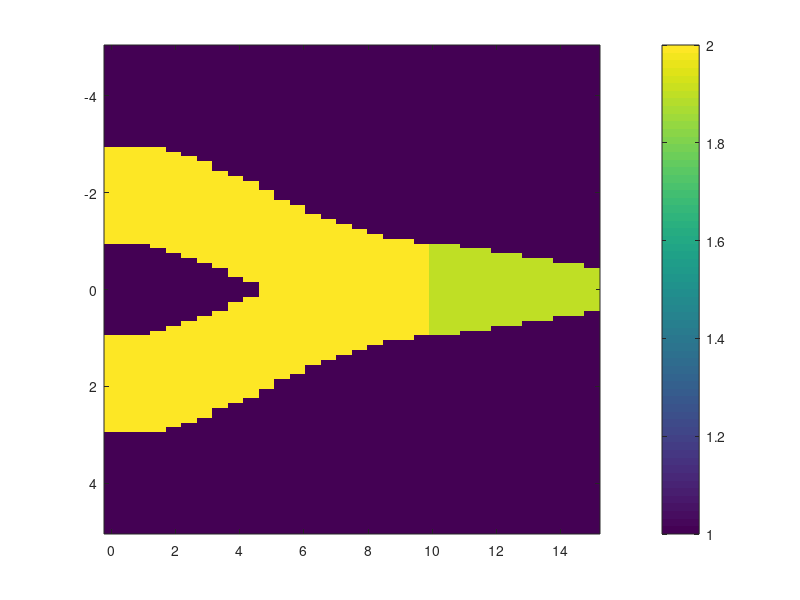

Source code (MATLAB):
function [ ns , zAxisVector , zVarFlags , zxLines , sx ] = ...
    BPMFD2D_PreProcLayout( Struct_Layout , x , PML_params )

% Calculates various Structure_Layout (SL) parameters to be used in a 
% Finite Difference (FD) Beam Propagation Method (BPM). Check DoProp
% function for more details.
%
% === Inputs ===
%  - Struct_Layout : NM-by-? CELL array that describes the structure
%      (refer to DoProp routine help for more details)
%  - x : 1-by-Nx vector with the FD discretization of the x-axis. This must
%      be in the format returned by MATLAB's linspace() routine
%  - PML_params : 1-by-4 array with the Thickness [up,low] & absorption
%      Strength [up,low] of the Perfectly Matched Layers used to truncate
%      the compuatational window on the two sides of the x-axis.
% 
% === Outputs ===
%  - ns : Nx-by-Nz 2D array, with the (complex) refr.indices of the SL
%  - zAxisVector : 1-by-Nz FD discretization of the z-axis (longitudinal)
%  - zVarFlags : 1-by-zMod [boolean] determines if a zModule is "straight"
%  - zxLines : Set of curves in zx-plane defining the sidewalls of WGs
%  - sx : Nx-by-Nz 2D array, with the PML tensors
%
% Alexandros Pitilakis / Thessaloniki, Greece
%  2010 Sep : Original version
%  2015 Nov : Revised version

% Test inputs
if nargin == 0
    
    % Sample Y-combiner
    XBR1 = [ -2 0 2 2   0  2 ];
    XBR2 = [  2 0 2 2   0  2 ];
    XBRX = [  0 0 2 1 -0.1 2 ];
    Struct_Layout(1,:) = { [1 2] , 10 , 20 , XBR1 , XBR2 };
    Struct_Layout(2,:) = { [1 2] ,  5 , 11 , XBRX , []  };
    x = linspace( -5 , +5 , 101 );    
    
    PML_params = [ 1*[1 1] , 1*[1 1] ]; % Thickess [up,low], Str [up,low]
    
end

%Even for Imaginary Distance BPM, these should be turned real!
for kkm = 1 : size( Struct_Layout , 1 )
    Struct_Layout{kkm,2} = abs( Struct_Layout{kkm,2} );
end

%For easier access
SL = Struct_Layout;

% ========================================================================
% "Easy-to-Get" outputs, directly from SL
% ========================================================================

%Total Steps
StepsTotal = sum( cell2mat(SL(:,3)) );

%Total z-Distance
LzTotal = sum( cell2mat(SL(:,2)) );

%Number of z-Modules
NzMs = size( SL , 1 );

%Grid-Size in the lateral (cross-sectional) dimension
Nx = length( x );

% ========================================================================
% Scan z-Modules, for the module-dependent variables
% ========================================================================

%Init module-dependent output vects
zAxisVector = 0;
zVarFlags = NaN * ones(1,NzMs);
ns = NaN * zeros( Nx , StepsTotal+1 ); 
zxLines = cell( NzMs , size(SL,2) - 3 ); % [N-Modules by (max)-N-Branches 

% Scan Modules
for kkm = 1 : NzMs

    %Primary Information for zx-Layout from SL array
    NBs = size(SL,2) - 3; %(max) Number of x-branches (1=single,2=coupler etc)
    for kkb = NBs : -1 : 1 %Reduce NBs for this module, appropriately
        if isempty( SL{kkm,kkb+3} ), NBs = NBs-1 ; end
    end
    Lz  = SL{kkm,2}; %z-Length in [um]
    Nzs = SL{kkm,3}; %Number of z-steps
    
    %Get the info of the total zAxisVector
    zStart = sum( cell2mat( Struct_Layout(1:kkm-1,2) ) );
    zAxisVector = [ zAxisVector , zStart + (1:Nzs)/Nzs*Lz ];
    
    %z-Varying check:
    for kkb = 1 : NBs %Scan x-Branches
        %Check if collumns 1=2 (x-centers) and 3=4 (x-widthts)
        Bi = SL{kkm,3+kkb};
        if abs(Bi(1)-Bi(2))>1e-10 || abs(Bi(3)-Bi(4))>1e-10
            zVarFlags( kkm ) = 1; break
        end
        zVarFlags( kkm ) = 0;
    end; clear Bi;
    
    %Init RefrIndx array for this module:
    n_sub = SL{kkm,1}(1);
    n_gui = SL{kkm,1}(2);
    nMs = ones( Nx , Nzs ) * n_sub;
        
    % ========================================================================
    % Scan x-Branches to fill the RefrIndx array
    % ========================================================================
    for kkb = 1 : NBs
        
        %Get zx-Layout info for this x-branch
        Bi = SL{kkm,3+kkb};

        %Get I/O x-centers and x-widths for this {Branch,Layer}
        xi = Bi(1); xo = Bi(2); wi = Bi(3); wo = Bi(4);
        
        %Apply possible Index-Shift in this Module/Branch
        n_gui_this_xBr = n_gui + Bi(5); 

        %Sample kkk (intra-module step-counter)
        kkk = 1 : Nzs;
        
        %Calculate Tapering (Linear):
        wkkk = wi + (wo-wi)*kkk/Nzs;

        %Calculate x-centers and x-widths
        Dx = (xo-xi);
        switch Bi(6) % Bend-Type
            case 1 %Straight
                xc = xi + Dx*kkk/Nzs;
                xw = wkkk / cos(atan(Dx/Lz));
            case 2 %S-Bend
                zn = ( kkk/Nzs*Lz - Lz/2 ) * pi / Lz;
                xc = xi + Dx/2 + Dx/2*sin(zn);
                xw = wkkk ./ cos(atan(Dx/Lz*pi/2*cos(zn)));
            otherwise
                error( ' ## BPMFD2D_PreProLayout: Incorrect BendType!' );
        end
    
        %Calculate Up/Down Wall-Arrays for this z-Module
        DoWA = ones( Nx , 1 ) * ( xc(:)' - xw(:)'/2 );
        UpWA = ones( Nx , 1 ) * ( xc(:)' + xw(:)'/2 );
        
        %Set indices in the RefrIndx array of this module
        xxs = x(:) * ones( 1 , Nzs );
        iis = UpWA > xxs & DoWA < xxs ;
        nMs( iis ) = n_gui_this_xBr ;
        
        %Fill the zxLines cell-array:
        dz = Lz/Nzs; %step-size
        auxi = [ zStart+(dz:dz:Lz) ; xc-xw/2 ; xc+xw/2 ];
        auxi = [ [zStart;auxi(2:3,1)] , auxi ];
        zxLines(kkm,kkb) = { auxi }; clear auxi
        
    end
    
    %Add this module's RefrIndx array in the total one:
    NstepsUpToPrev = sum( cell2mat( SL(1:(kkm-1),3) ) );
    ns( : , (1:Nzs)+1+NstepsUpToPrev ) = nMs;
    
    clear nMs iis Lz Nzs NBs 

end

% The indices of the global-input x-Slice
ns( : , 1 ) = ns( : , 2 );

% =========================================================================
% PML Termination
% =========================================================================

% PMLs take-up the start/end parts of the x-vector defined above (not extra!)

PML_Thk = PML_params(1:2); % [Upper Lower] PML thickess // low: x<0, up: x>0
PML_Str = PML_params(3:4); % [Upper Lower] PML strength

sx = ones(size(ns)); %Initialize PML tensor sx=1-j*tan(delta)

UpPML = x > (x(end)-PML_Thk(1)) ; %Logical "1s" for upper-PML
LoPML = x < (x(1)  +PML_Thk(2)) ; %Logical "1s" for lower-PML

sx( UpPML , : ) = ( 1 - 1j*PML_Str(1)*linspace( 0,1,sum(UpPML) ).^2 ).' ...
    * ones(1,StepsTotal+1); %Quadratic Profile
sx( LoPML , : ) = ( 1 - 1j*PML_Str(2)*linspace( 1,0,sum(LoPML) ).^2 ).' ...
    * ones(1,StepsTotal+1); %Quadratic Profile


% =========================================================================
% Test Ouput Vars
% =========================================================================
if nargin == 0
   close all; clc;
   fprintf( ' Number of z-Modules : %d\n' , NzMs );
   fprintf( ' Total z-Steps       : %d\n' , StepsTotal );
   fprintf( ' Total z-Distance    : %d\n' , LzTotal );
   disp(zVarFlags)
   disp(zAxisVector)
   imagesc( zAxisVector , x , ns ); colorbar
end
